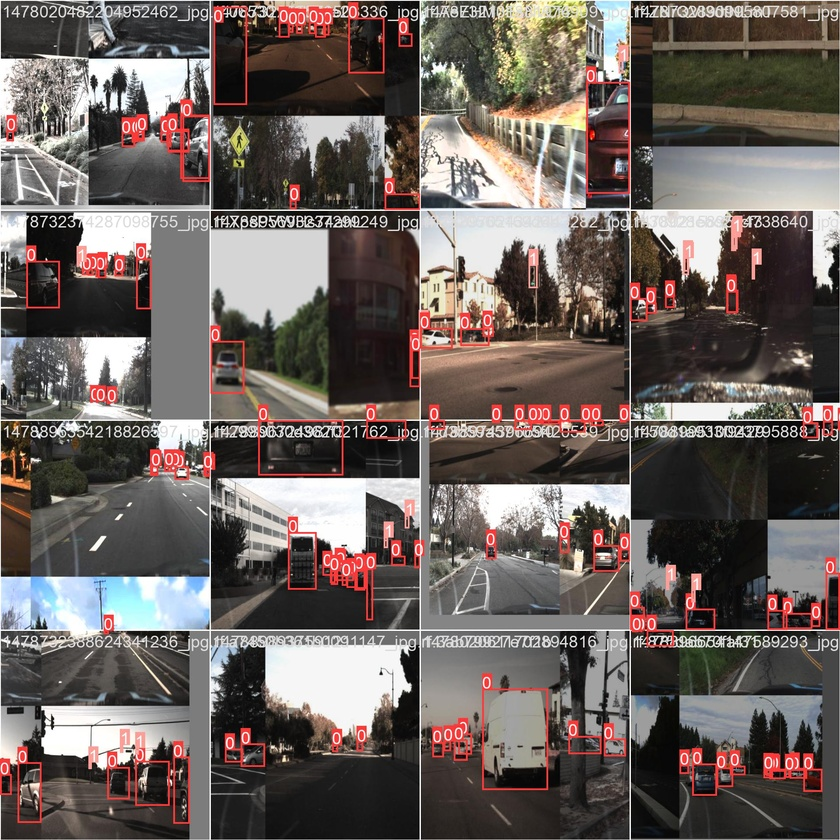
#> input picture Object_Detection/trained/train_batch1.jpg, 840 x 840 px, shrunk from 1920 x 1920 before the run, given in place of input.mp4, which was not available
$ jupyter execute --allow-errors Lane.ipynb   (text cells are left out)
#> lines starting #> are read from the running program, lines starting #| are printed output that depends on the picture; after the words box and inside, x2 and y2 are one past the last pixel; in counts of white or black regions, pixels touching at a corner belong together; pictures that were not available may be replaced by others from this repository, and a replacement may not be noted
[cell 1]
import cv2
import matplotlib.pyplot as plt
import numpy as np
import os
import math

[cell 2]
# Paths for input and output directories
pathIn = "lane_input/"
pathOut = "lane_output/"

[cell 3]
def video_to_frames(input_loc, output_loc):
    # Open the video file
    cap = cv2.VideoCapture(input_loc)
    # Get the total number of frames in the video
    video_length = int(cap.get(cv2.CAP_PROP_FRAME_COUNT)) - 1
    count = 0

    while cap.isOpened():
        # Read a frame from the video
        ret, frame = cap.read()
        # Save the frame as an image
        cv2.imwrite(output_loc + "%04d" % count + '.jpg', frame)
        count = count + 1

        # Break the loop if we have processed all frames
        if (count > (video_length-1)):
            cap.release()
            break

def frames_to_video(input_loc, output_loc):
    # Create an empty array to store frames
    frame_array = []
    # Get the list of files in the input directory
    files = os.listdir(input_loc)
    files.sort()

    for i, file_name in enumerate(files):
        # Read each image file
        img = cv2.imread(input_loc + file_name)
        # Get the height, width, and number of channels of the image
        height, width, layers = img.shape
        size = (width, height)
        # Append the image to the frame array
        frame_array.append(img)

    # Create a video writer object
    out = cv2.VideoWriter(output_loc, cv2.VideoWriter_fourcc(*'XVID'), 14.0, size)

    for j in range(len(frame_array)):
        # Write each frame to the video
        out.write(frame_array[j])
    out.release()

def load_input_frames(path):
    img = []
    # Get the list of images in the input directory
    images = os.listdir(path)
    images.sort()

    for i, image_name in enumerate(images):
        # Read each image
        image = cv2.imread(path + image_name, 1)
        # Append the image to the img list
        img.append(image)

    return img

[cell 4]
def canny_edge_detector(frame):
    # Convert the frame to grayscale
    gray = cv2.cvtColor(frame, cv2.COLOR_RGB2GRAY)
    # Apply Gaussian blur to reduce noise
    blur = cv2.GaussianBlur(gray, (5, 5), 0)
    # Apply Canny edge detection
    canny = cv2.Canny(blur, 50, 150)
    return canny

def ROI_mask(image):
    # Get the height and width of the image
    height, width = image.shape
    # Define the region of interest polygon
    polygons = np.array([[(0, height), (0, round(height*0.65)), (round(width/2), round(height*0.65)), (width, round(height*0.65)), (width, height)]])
    # Create a mask of zeros with the same shape as the image
    mask = np.zeros_like(image)
    # Fill the region of interest polygon with white color (255)
    cv2.fillPoly(mask, polygons, 255)
    # Apply the mask to the image
    masked_image = cv2.bitwise_and(image, mask)
    return masked_image

def get_coordinates(image, params):
    slope, intercept = params
    # Calculate the y-coordinates
    y1 = image.shape[0]
    y2 = int(y1 * (0.625))
    # Calculate the corresponding x-coordinates using the slope and intercept
    x1 = int((y1 - intercept) / slope)
    x2 = int((y2 - intercept) / slope)

    # Check if the x-coordinates are outside the image boundaries
    # Adjust the coordinates if necessary
    if (x1 < 0):
        x1 = int(0)
        y1 = int(intercept)
    elif (x1 > image.shape[1]):
        x1 = image.shape[1]
        y1 = int((slope * image.shape[1]) + intercept)

    return np.array([x1, y1, x2, y2])

def draw_lines(inputimage, lines, thickness):
    image = inputimage.copy()
    color = [0, 0, 255]
    if lines is not None:
        for params in lines:
            # Get the coordinates of the line
            x1, y1, x2, y2 = get_coordinates(image, params)
            # Draw the line on the image
            cv2.line(image, (x1, y1), (x2, y2), color, thickness)

    return image

def lowest_coordinate(points):
    # Return the point with the lowest x-coordinate
    return points[0]

def arrange(inputimage, lines):
    temp = []

    for line in lines:
        # Reshape the line array
        x1, y1, x2, y2 = line.reshape(4)
        # Fit a line through the points
        params = np.polyfit((x1, x2), (y1, y2), 1)
        a = get_coordinates(inputimage, params)
        # Append the coordinates to the temp list if the line is not vertical (slope > 0.001)
        if (abs(params[0]) > 0.001):
            temp.append(a)

    # Sort the lines based on the lowest coordinate
    temp.sort(key=lowest_coordinate)

    return temp

def lane_groups(lines):
    params = []
    count = 0
    angle_temp = 0
    intercept_temp = 0

    for line in lines:
        # Reshape the line array
        x1, y1, x2, y2 = line.reshape(4)
        # Calculate the slope and y-intercept of the line
        slope, y_intercept = np.polyfit((x1, x2), (y1, y2), 1)
        angle = math.degrees(math.atan(slope))

        if (count == 0 or (abs(angle - angle_temp) > 5)):
            angle_temp = angle
            intercept_temp = y_intercept
            # Append the line parameters (slope and intercept) to the params list
            params.append((math.tan(math.radians(angle_temp)), intercept_temp))
            count = 1
        else:
            angle_temp = ((angle_temp * count) + angle) / (count + 1)
            intercept_temp = ((intercept_temp * count) + y_intercept) / (count + 1)
            count = count + 1

    return np.array(params)

def laneFindingPipeLine(inputimage):
    # Apply Canny edge detection to the input image
    canny_edges = canny_edge_detector(inputimage)
    # Apply region of interest mask to the edges
    cropped_image = ROI_mask(canny_edges)
    # Apply Hough transform to detect lines in the cropped image
    lines = cv2.HoughLinesP(cropped_image, rho=2, theta=np.pi/180,threshold=100, lines=np.array([]), minLineLength=10, maxLineGap=10)
    # Arrange and group the lines to form lane boundaries
    lines = arrange(inputimage, lines)
    lines = lane_groups(lines)
    lines = np.reshape(lines, (len(lines), 2))
    # Draw the detected lane lines on the input image
    image = draw_lines(inputimage, lines, 5)
    return image

[cell 5]
def detect_lane_in_video():
    # Convert the video into individual frames
    video_to_frames('input.mp4', pathIn)
#> in video_to_frames, frame is the input picture: shape (840, 840, 3); mean B, G, R 93.7, 97.7, 107
    # Load the input frames from the directory
    images = load_input_frames(pathIn)
#> images = 1 item

    for i in range(0, len(images)-1):
        # Process each frame to detect lanes
        frame = laneFindingPipeLine(images[i])
        # Save the processed frame as an image
        cv2.imwrite(pathOut + "%04d" % i + '.png', frame)
#> this loop made 0 passes

    # Convert the processed frames back to a video
    frames_to_video(pathOut, 'output.mp4')

#> (a cell that did not finish here is left out)

[cell 7]
video_to_frames('input.mp4', pathIn)

[cell 8]
images = load_input_frames(pathIn)
#> images = 1 item

#> (a cell that did not finish here is left out)

#> (a cell that did not finish here is left out)

#> (a cell that did not finish here is left out)

[cell 12]
img = cv2.imread('carla.jpeg')
img = cv2.cvtColor(img, cv2.COLOR_BGR2RGB)
check = laneFindingPipeLine(img)
#> in canny_edge_detector, `gray = cv2.cvtColor(frame, cv2.COLOR_RGB2GRAY)`:
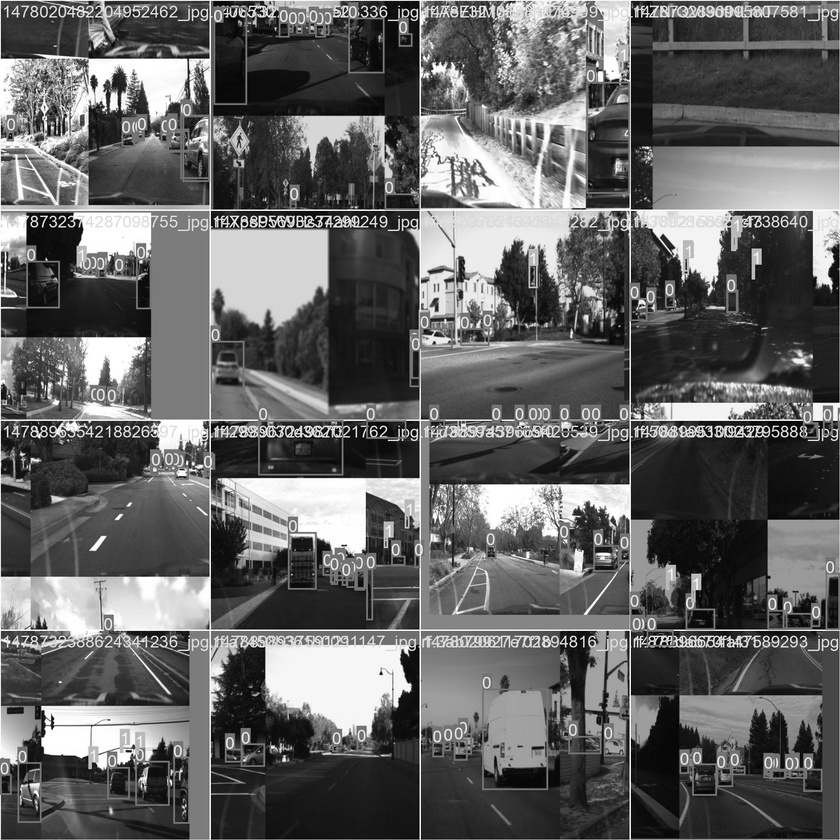
#> gray: shape (840, 840); min 0, max 255, mean 100
#> in canny_edge_detector, `canny = cv2.Canny(blur, 50, 150)`:
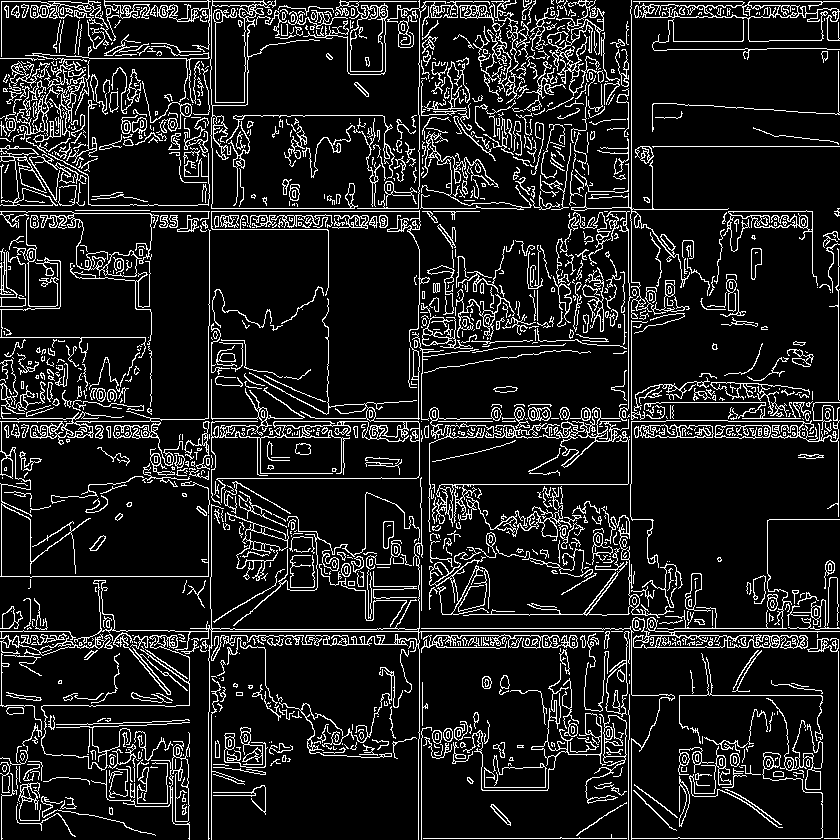
#> canny: shape (840, 840); 12.2% white in thin lines or dots
#> in ROI_mask, `cv2.fillPoly(mask, polygons, 255)`:
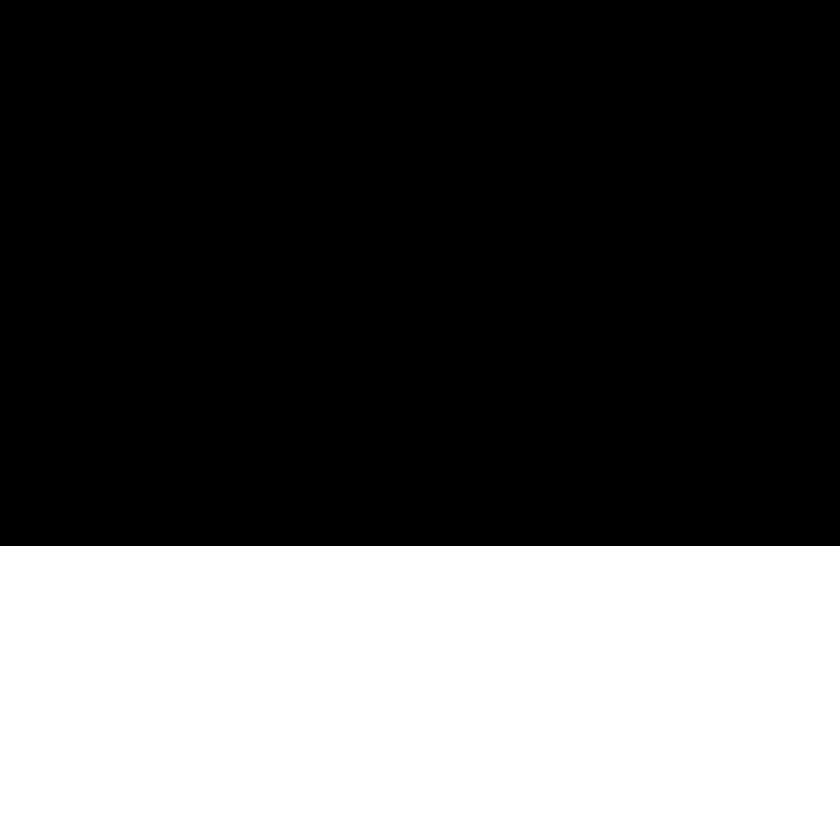
#> mask: shape (840, 840); 35% white; 1 white region, box (x1, y1, x2, y2) and area: (0, 546, 840, 840) 246960
#> in ROI_mask, `masked_image = cv2.bitwise_and(image, mask)`:
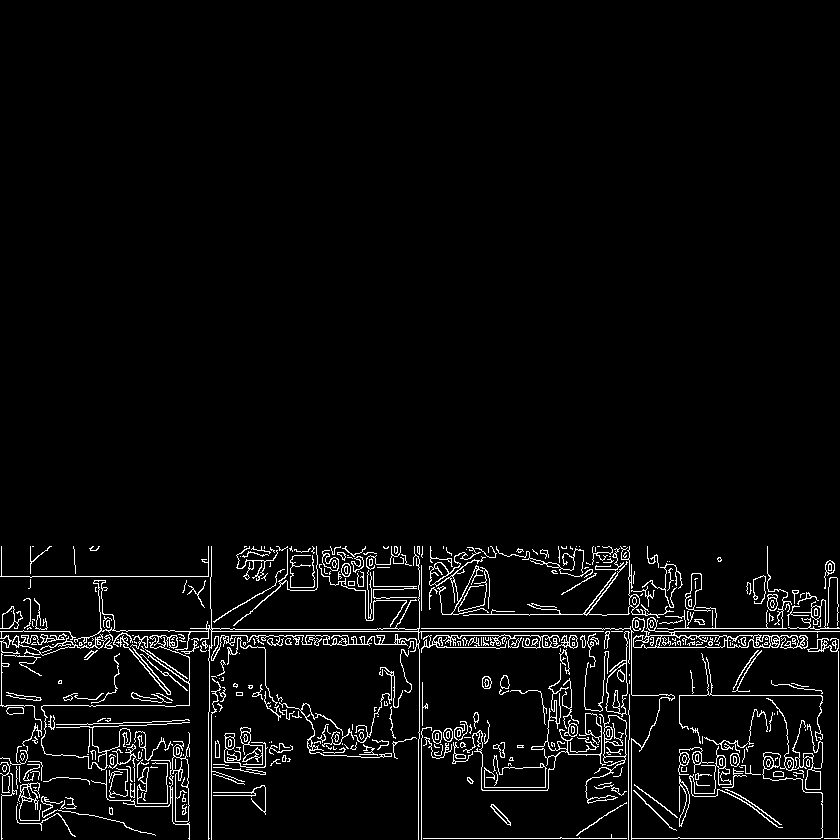
#> masked_image: shape (840, 840); 4% white in thin lines or dots, all inside (x1, y1, x2, y2) = (0, 546, 840, 840)
#> in laneFindingPipeLine, `lines = cv2.HoughLinesP(cropped_image, rho=2, theta=np.pi/180,threshol..`: lines = 829 rows, first 6: [1, 637, 188, 637], [702, 640, 838, 640], [48, 645, 250, 645], [417, 628, 839, 628], [99, 631, 127, 631], [626, 647, 838, 647]
#> the loop in arrange, `for line in lines:` made 829 passes
#> (line, slope in get_coordinates, intercept in get_coordinates, a) on passes 1 to 3: ([[1, 637, 188, 637]], 6.45e-16, 637, [840, 637, -173655135660543488, 525]), ([[702, 640, 838, 640]], 1.29e-15, 640, [840, 640, -89049689104291520, 525]), ([[48, 645, 250, 645]], -2.06e-16, 645, [0, 644, 582852635751218048, 525])
#> the loop in lane_groups, `for line in lines:` made 391 passes
#> line on passes 1 to 3: [0, 739, 6016, 525], [0, 769, 6467, 525], [0, 758, 15158, 525]
#> the loop in draw_lines, `for params in lines:` made 157 passes
#> params on passes 1 to 3: [-0.0356, 739], [-0.203, 818], [-0.0217, 755]
#> after the loop in draw_lines, `for params in lines:`:
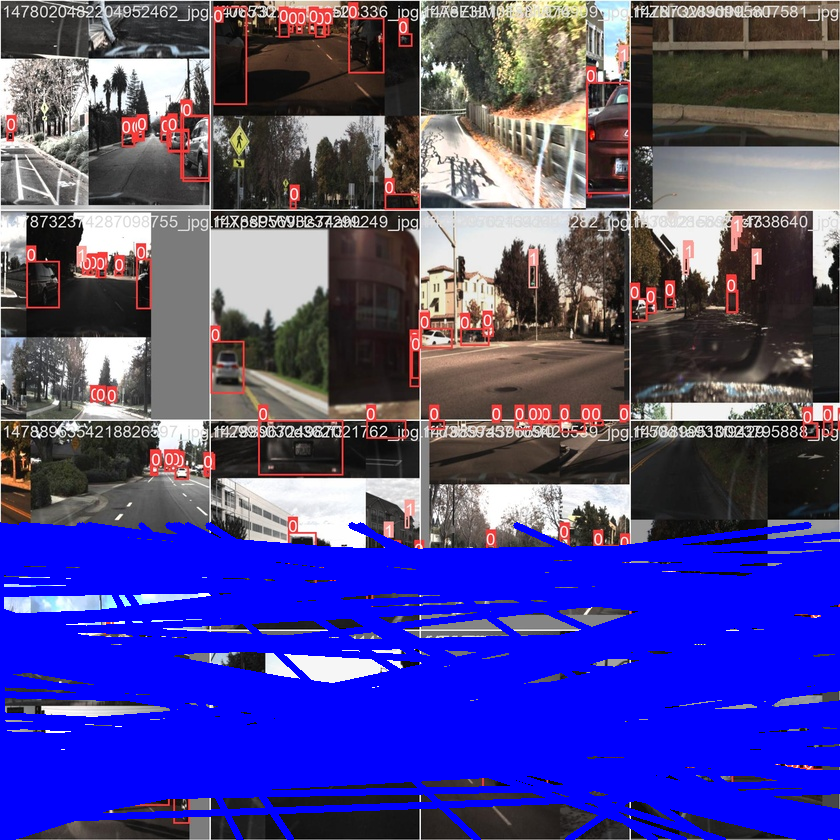
#> image: shape (840, 840, 3); mean R, G, B 76.4, 69.8, 143.6
plt.imshow(check)
